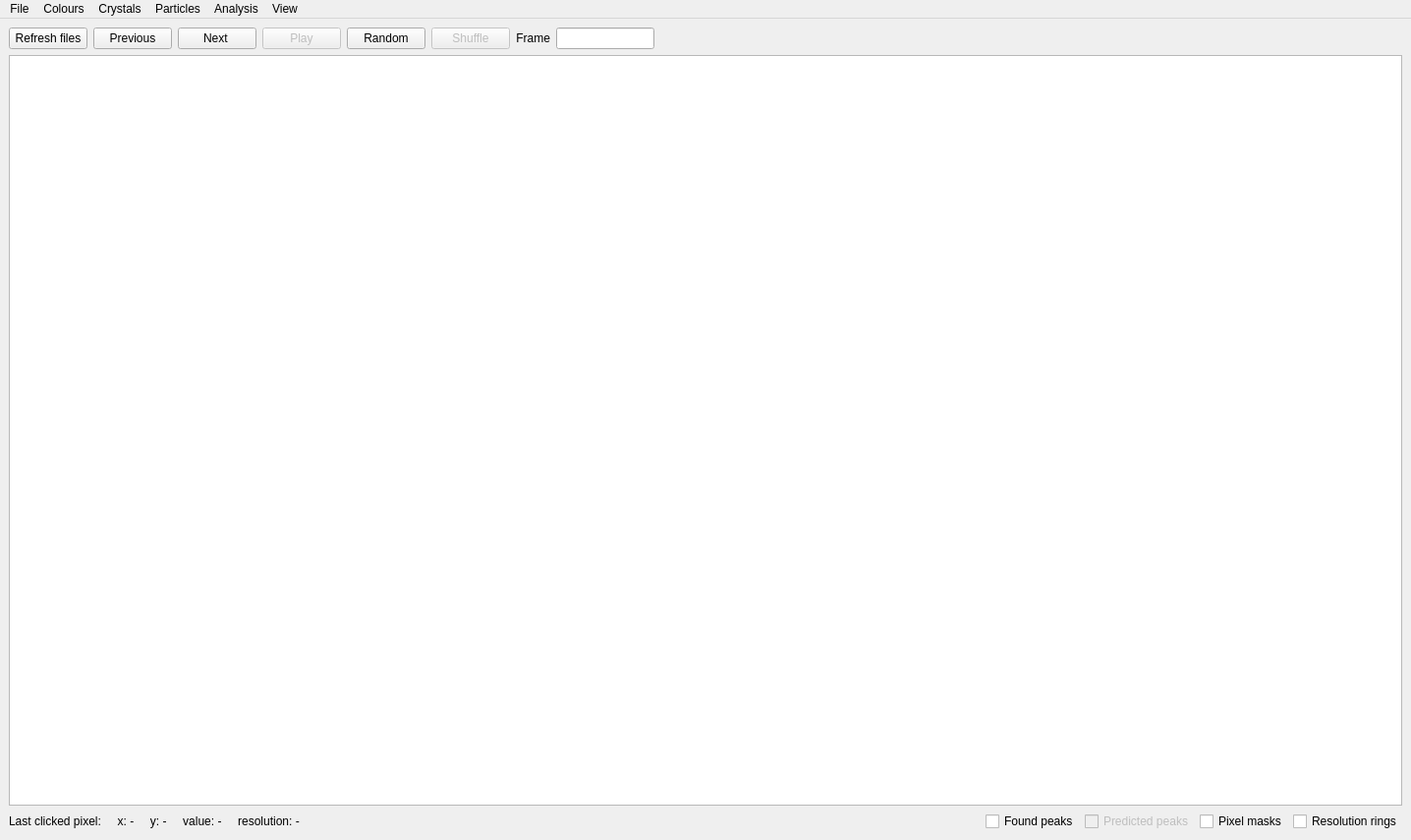
<?xml version="1.0" encoding="UTF-8"?>
<ui version="4.0">
 <class>MainWindow</class>
 <widget class="QMainWindow" name="MainWindow">
  <property name="geometry">
   <rect>
    <x>0</x>
    <y>0</y>
    <width>1436</width>
    <height>855</height>
   </rect>
  </property>
  <property name="windowTitle">
   <string>MainWindow</string>
  </property>
  <widget class="QWidget" name="centralwidget">
   <layout class="QGridLayout" name="gridLayout">
    <item row="1" column="0">
     <layout class="QVBoxLayout" name="verticalLayout">
      <item>
       <layout class="QHBoxLayout" name="horizontalLayout4"/>
      </item>
      <item>
       <layout class="QHBoxLayout" name="horizontalLayout">
        <property name="sizeConstraint">
         <enum>QLayout::SetFixedSize</enum>
        </property>
        <item>
         <widget class="QPushButton" name="refreshfilesPushButton">
          <property name="sizePolicy">
           <sizepolicy hsizetype="Fixed" vsizetype="Fixed">
            <horstretch>0</horstretch>
            <verstretch>0</verstretch>
           </sizepolicy>
          </property>
          <property name="maximumSize">
           <size>
            <width>100</width>
            <height>32</height>
           </size>
          </property>
          <property name="text">
           <string>Refresh files</string>
          </property>
         </widget>
        </item>
        <item>
         <widget class="QPushButton" name="previousPushButton">
          <property name="sizePolicy">
           <sizepolicy hsizetype="Fixed" vsizetype="Fixed">
            <horstretch>0</horstretch>
            <verstretch>0</verstretch>
           </sizepolicy>
          </property>
          <property name="maximumSize">
           <size>
            <width>100</width>
            <height>16777215</height>
           </size>
          </property>
          <property name="text">
           <string>Previous</string>
          </property>
         </widget>
        </item>
        <item>
         <widget class="QPushButton" name="nextPushButton">
          <property name="sizePolicy">
           <sizepolicy hsizetype="Fixed" vsizetype="Fixed">
            <horstretch>0</horstretch>
            <verstretch>0</verstretch>
           </sizepolicy>
          </property>
          <property name="maximumSize">
           <size>
            <width>100</width>
            <height>16777215</height>
           </size>
          </property>
          <property name="text">
           <string>Next </string>
          </property>
         </widget>
        </item>
        <item>
         <widget class="QPushButton" name="playPushButton">
          <property name="enabled">
           <bool>false</bool>
          </property>
          <property name="sizePolicy">
           <sizepolicy hsizetype="Fixed" vsizetype="Fixed">
            <horstretch>0</horstretch>
            <verstretch>0</verstretch>
           </sizepolicy>
          </property>
          <property name="maximumSize">
           <size>
            <width>100</width>
            <height>16777215</height>
           </size>
          </property>
          <property name="text">
           <string>Play</string>
          </property>
         </widget>
        </item>
        <item>
         <widget class="QPushButton" name="randomPushButton">
          <property name="sizePolicy">
           <sizepolicy hsizetype="Fixed" vsizetype="Fixed">
            <horstretch>0</horstretch>
            <verstretch>0</verstretch>
           </sizepolicy>
          </property>
          <property name="maximumSize">
           <size>
            <width>100</width>
            <height>16777215</height>
           </size>
          </property>
          <property name="text">
           <string>Random</string>
          </property>
         </widget>
        </item>
        <item>
         <widget class="QPushButton" name="shufflePushButton">
          <property name="enabled">
           <bool>false</bool>
          </property>
          <property name="sizePolicy">
           <sizepolicy hsizetype="Fixed" vsizetype="Fixed">
            <horstretch>0</horstretch>
            <verstretch>0</verstretch>
           </sizepolicy>
          </property>
          <property name="maximumSize">
           <size>
            <width>100</width>
            <height>16777215</height>
           </size>
          </property>
          <property name="text">
           <string>Shuffle</string>
          </property>
         </widget>
        </item>
        <item>
         <widget class="QLabel" name="jumpToLabel">
          <property name="sizePolicy">
           <sizepolicy hsizetype="Fixed" vsizetype="Preferred">
            <horstretch>0</horstretch>
            <verstretch>0</verstretch>
           </sizepolicy>
          </property>
          <property name="maximumSize">
           <size>
            <width>100</width>
            <height>16777215</height>
           </size>
          </property>
          <property name="text">
           <string>Frame</string>
          </property>
          <property name="alignment">
           <set>Qt::AlignRight|Qt::AlignTrailing|Qt::AlignVCenter</set>
          </property>
         </widget>
        </item>
        <item>
         <widget class="QLineEdit" name="jumpToLineEdit">
          <property name="sizePolicy">
           <sizepolicy hsizetype="Fixed" vsizetype="Fixed">
            <horstretch>0</horstretch>
            <verstretch>0</verstretch>
           </sizepolicy>
          </property>
          <property name="maximumSize">
           <size>
            <width>100</width>
            <height>16777215</height>
           </size>
          </property>
         </widget>
        </item>
        <item>
         <spacer name="horizontalSpacer">
          <property name="orientation">
           <enum>Qt::Horizontal</enum>
          </property>
          <property name="sizeHint" stdset="0">
           <size>
            <width>40</width>
            <height>20</height>
           </size>
          </property>
         </spacer>
        </item>
       </layout>
      </item>
      <item>
       <widget class="ImageView" name="imageView">
        <property name="enabled">
         <bool>true</bool>
        </property>
       </widget>
      </item>
      <item>
       <layout class="QHBoxLayout" name="horizontalLayout2">
        <item>
         <layout class="QHBoxLayout" name="horizontalLayout3">
          <property name="spacing">
           <number>-1</number>
          </property>
          <item>
           <widget class="QLabel" name="statusBar">
            <property name="sizePolicy">
             <sizepolicy hsizetype="Minimum" vsizetype="Preferred">
              <horstretch>0</horstretch>
              <verstretch>0</verstretch>
             </sizepolicy>
            </property>
            <property name="minimumSize">
             <size>
              <width>500</width>
              <height>0</height>
             </size>
            </property>
            <property name="text">
             <string>Last clicked pixel:     x: -     y: -     value: -     resolution: -</string>
            </property>
           </widget>
          </item>
          <item>
           <spacer name="horizontalSpacer_3">
            <property name="orientation">
             <enum>Qt::Horizontal</enum>
            </property>
            <property name="sizeHint" stdset="0">
             <size>
              <width>40</width>
              <height>20</height>
             </size>
            </property>
           </spacer>
          </item>
          <item>
           <widget class="QCheckBox" name="foundPeaksCheckBox">
            <property name="maximumSize">
             <size>
              <width>150</width>
              <height>16777215</height>
             </size>
            </property>
            <property name="text">
             <string>Found peaks</string>
            </property>
           </widget>
          </item>
          <item>
           <widget class="QCheckBox" name="predictedPeaksCheckBox">
            <property name="enabled">
             <bool>false</bool>
            </property>
            <property name="maximumSize">
             <size>
              <width>150</width>
              <height>16777215</height>
             </size>
            </property>
            <property name="text">
             <string>Predicted peaks</string>
            </property>
           </widget>
          </item>
          <item>
           <widget class="QCheckBox" name="masksCheckBox">
            <property name="enabled">
             <bool>true</bool>
            </property>
            <property name="maximumSize">
             <size>
              <width>150</width>
              <height>16777215</height>
             </size>
            </property>
            <property name="text">
             <string>Pixel masks</string>
            </property>
           </widget>
          </item>
          <item>
           <widget class="QCheckBox" name="resolutionCheckBox">
            <property name="enabled">
             <bool>true</bool>
            </property>
            <property name="maximumSize">
             <size>
              <width>150</width>
              <height>16777215</height>
             </size>
            </property>
            <property name="text">
             <string>Resolution rings</string>
            </property>
           </widget>
          </item>
         </layout>
        </item>
       </layout>
      </item>
     </layout>
    </item>
   </layout>
  </widget>
  <widget class="QMenuBar" name="menuBar">
   <property name="geometry">
    <rect>
     <x>0</x>
     <y>0</y>
     <width>1436</width>
     <height>22</height>
    </rect>
   </property>
   <widget class="QMenu" name="menuFile">
    <property name="title">
     <string>File</string>
    </property>
    <addaction name="actionRefresh_file_list"/>
    <addaction name="actionLoad_geometry"/>
    <addaction name="actionSave_image"/>
    <addaction name="actionSave_data"/>
    <addaction name="separator"/>
    <addaction name="actionQuit"/>
   </widget>
   <widget class="QMenu" name="menuColours">
    <property name="title">
     <string>Colours</string>
    </property>
   </widget>
   <widget class="QMenu" name="menuAnalysis">
    <property name="title">
     <string>Analysis</string>
    </property>
   </widget>
   <widget class="QMenu" name="menuCXI">
    <property name="title">
     <string>Particles</string>
    </property>
    <addaction name="actionDefault_particle_display_settings"/>
   </widget>
   <widget class="QMenu" name="menuCrystals">
    <property name="title">
     <string>Crystals</string>
    </property>
    <addaction name="actionDefault_crystal_display_settings"/>
    <addaction name="actionCircle_Cheetah_peaks"/>
   </widget>
   <widget class="QMenu" name="menuView">
    <property name="title">
     <string>View</string>
    </property>
   </widget>
   <addaction name="menuFile"/>
   <addaction name="menuColours"/>
   <addaction name="menuCrystals"/>
   <addaction name="menuCXI"/>
   <addaction name="menuAnalysis"/>
   <addaction name="menuView"/>
  </widget>
  <action name="actionSave_data">
   <property name="text">
    <string>Save data</string>
   </property>
  </action>
  <action name="actionSave_image">
   <property name="text">
    <string>Save image</string>
   </property>
  </action>
  <action name="actionLoad_geometry">
   <property name="text">
    <string>Load geometry</string>
   </property>
  </action>
  <action name="actionRefresh_file_list">
   <property name="text">
    <string>Refresh file list</string>
   </property>
  </action>
  <action name="actionQuit">
   <property name="text">
    <string>Quit</string>
   </property>
  </action>
  <action name="actionDefault_crystal_display_settings">
   <property name="text">
    <string>Default crystal display settings</string>
   </property>
  </action>
  <action name="actionCircle_Cheetah_peaks">
   <property name="text">
    <string>Circle Cheetah peaks</string>
   </property>
  </action>
  <action name="actionDefault_particle_display_settings">
   <property name="text">
    <string>Default particle display settings</string>
   </property>
  </action>
 </widget>
 <customwidgets>
  <customwidget>
   <class>ImageView</class>
   <extends>QGraphicsView</extends>
   <header>pyqtgraph</header>
  </customwidget>
 </customwidgets>
 <resources/>
 <connections/>
</ui>
